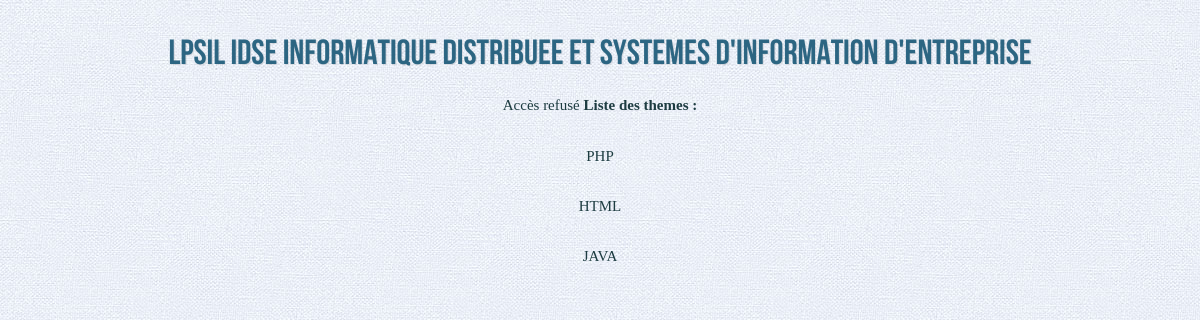
/prof/admin.php, run on the app's committed database.
### tables this page shows
CREATE TABLE `theme` (
  `id_theme` int(3) NOT NULL,
  `nom_theme` varchar(255) NOT NULL
);

### prof/admin.php (the view, shortened to what this page needs)
<?php
    include_once('../include/header.php');
    require_once ('../class/question.class.php');
if (isset($_SESSION['connected']))
    {
        ?>
        <h1 style="color:lightsteelblue; font-size:45px; text-decoration: underline;"> Bienvenue, <?php echo $_SESSION['username']; ?> !</h1></br></br>
        <br/>
        <a href="?action=addTheme"><button style="background-color: #91a3b0;">Creer un theme</button></a>
        <a href="?action=addQu"><button style="background-color: #91a3b0;">Creer une question</button></a>
        <a href="dashboard.php"><button style="background-color: #91a3b0;">Tableau de bord</button></a>
        <a href="selectionQuestions.php"><button style="background-color: #91a3b0;">Generer le questionnaire</button></a><br/><br/><br/>
        <?php
        if(isset($_SESSION['username'])){
            if(isset($_GET['action'])){
                if($_GET['action']=='addTheme') {
                    ?>
                    <form action="admin.php" method="post"></br>
                        <h1 style="font-size:25px; color:lightsteelblue;">Nom du thème: </h1><input type="text" name="theme"/></br></br>
                        <button style="background-color:rgb(61, 157, 179);" type="submit">Valider</button>
                    </form>
                <?php }
                if($_GET['action']=='addQu') {
                    try
                    {
                        $sql = 'SELECT * FROM theme';
                        $result = $pdo->query($sql);
                    }
                    catch (PDOException $e)
                    {
                        $error = 'Erreur pour trouver la table dans la base de données ' . $e->getMessage();
                        include 'error.php';
                        exit();
                    }
                    foreach ($result as $row)
                    {
                        $theme[] = array(
                            'id_theme' => $row['id_theme'],
                            'nom_theme' => $row['nom_theme']
                        );
                    }
                    ?>
                    <form action="?action=addRep" method="post"></br>
                    <select name="thm"><option>Choisir un theme</option>
                            <?php
                    foreach ($theme as $themes): ?>
                        <option value="<?php echo $themes['id_theme'];?>"><?php echo $themes['nom_theme'];?></option>
                    <?php endforeach; ?>
                    </select>
                        <h1 style="font-size:25px; color:lightsteelblue;">Nom de la question: </h1><input type="text" name="quest"/></br></br>
                        <h1 style="font-size:25px; color:lightsteelblue;">Bareme: </h1><input type="text" name="bareme"/></br></br>
                        <h1 style="font-size:25px; color:lightsteelblue;">Indice: </h1><input type="text" name="indice"/></br></br>
                        <button style="background-color:rgb(61, 157, 179);" type="submit">Ajouter une reponse</button>
                    </form>
                <?php }
                if($_GET['action']=='addRep') {
                    ?>
                    <form action="admin.php" method="post">
                        <h1 style="font-size:25px; color:lightsteelblue;"><strong>Intitulé de la reponse juste:</strong></h1></br>
                        <input type="text" name="repJuste"/></br></br></br>
                        <h1 style="font-size:25px; color:lightsteelblue;"><strong>Intitulé des réponses suivantes:</strong></h1></br>
                        <h1 style="font-size:25px; color:lightsteelblue;">Reponse 1 : </h1>
                        <input type="text" name="rep[]"/></br></br>
                        <div id="divReponses"></div>
                        <input id="rep" type="button" onclick="ajoutReponse();" value="Ajouter une reponse"/></br>
                        <button style="background-color:rgb(61, 157, 179);" type="submit">Valider</button>
                    </form>
                    <?php
            }
        }
    }} else
    echo "Accès refusé";
include_once('../include/footer.php');
?>
<?php
try
{
    $sql = 'SELECT * FROM theme';
    $result = $pdo->query($sql);
}
catch (PDOException $e)
{
    $error = 'Erreur pour trouver la table dans la base de données ' . $e->getMessage();
    include 'error.php';
    exit();
}
foreach ($result as $row)
{
    $themes[] = array(
        'id_theme' => $row['id_theme'],
        'nom_theme' => $row['nom_theme']
    );
}
if (!$_GET['action']){
    ?> <label><strong>Liste des themes :</strong></label></br></br></br><?php
    foreach ($themes as $thms): ?>
        <div id="wrapper">
            <p><?php echo $thms['nom_theme']; ?></p>
        </div>
    <?php endforeach;
}
?><script> alert('Theme deja existant');</script><?php

### css/demo.css (style rules this page uses)
body,div,dl,dt,dd,ul,ol,li,h1,h2,h3,h4,h5,h6,pre,form,fieldset,input,textarea,p,blockquote,th,td { margin:0; padding:0; }
html,body { margin:0; padding:0; height: 100%; }
body { font-family: Cambria, Palatino, "Palatino Linotype", "Palatino LT STD", Georgia, serif; background: #fff url(../images/background.jpg) repeat top left; font-weight: 400; font-size: 15px; color: #1d3c41; overflow-y: scroll; }

### css/style.css (style rules this page uses)
body { font-family: Cambria, Palatino, "Palatino Linotype", "Palatino LT STD", Georgia, serif; background: #fff url(../images/background.jpg) repeat top left; font-weight: 400; font-size: 15px; color: #1d3c41; overflow-y: scroll; }
body,div,dl,dt,dd,ul,ol,li,h1,h2,h3,h4,h5,h6,pre,form,fieldset,input,textarea,p,blockquote,th,td { margin:0; padding:0; }
html,body { margin:0; padding:0; height: 100%; }
#wrapper { width: 60%; right: 0px; min-height: 560px; margin: 0px auto; width: 500px; position: relative; }
#wrapper p { margin-bottom:15px; }
#wrapper p:first-child { margin: 0px; }

### css/style2.css (style rules this page uses)
#wrapper { width: 60%; right: 0px; min-height: 50px; margin: 0px auto; position: relative; }
#wrapper p { margin-bottom:15px; }
#wrapper p:first-child { margin: 0px; }

### data on the page
theme: nom_theme "PHP"
theme: nom_theme "HTML"
theme: nom_theme "JAVA"
